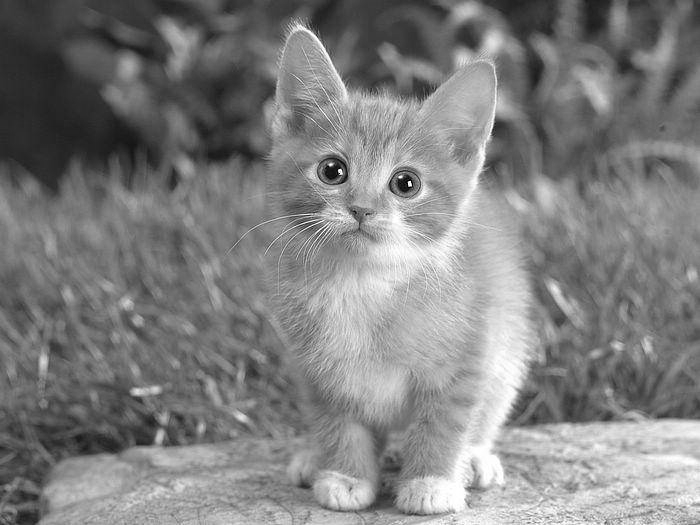
#> input picture Termin2/catG.png, 700 x 525 px
$ python aufgabenblatt2_4.py
#> lines starting #> are read from the running program, lines starting #| are printed output that depends on the picture
#!/usr/bin/env python3
# -*- coding: utf-8 -*-

import numpy as np
import matplotlib.pyplot as plt
from skimage.io import imread, imsave
img = imread("./catG.png")
#> img is the input picture: shape (525, 700); min 0, max 255, mean 128
plt.imshow(img, cmap="Greys_r")

#Aufgabe 4

plt.imshow(np.invert(img), cmap="Greys_r") # invertieren des bildes
plt.imshow(np.flip(img,1),cmap="Greys_r") # horizontales spiegeln des bildes

plt.imshow(img[20:275, 250:500],cmap="Greys_r") # katzenkopf abtrennen
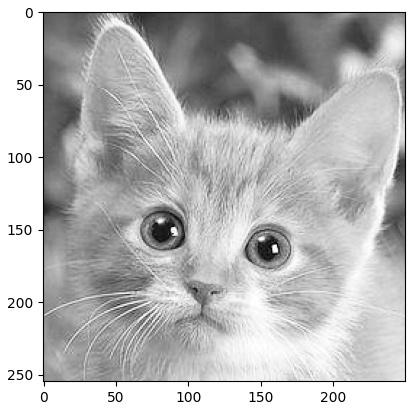
#> figure drawn by matplotlib, 1 panel

$ run again, with Termin2/agri6.png copied over Termin2/catG.png
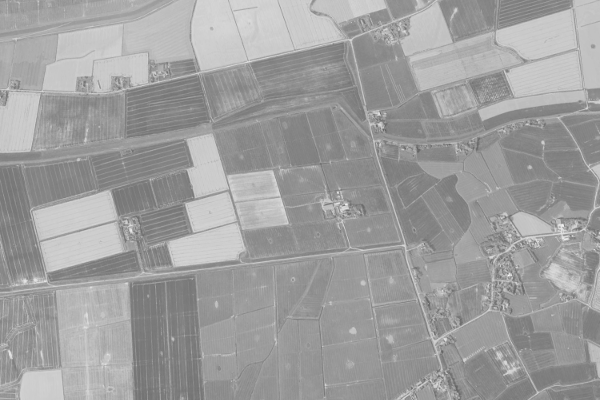
#> input picture Termin2/agri6.png, 600 x 400 px
#> img is the input picture: shape (400, 600); min 98, max 250, mean 158.6
#> `plt.imshow(img[20:275, 250:500],cmap="Greys_r")`:
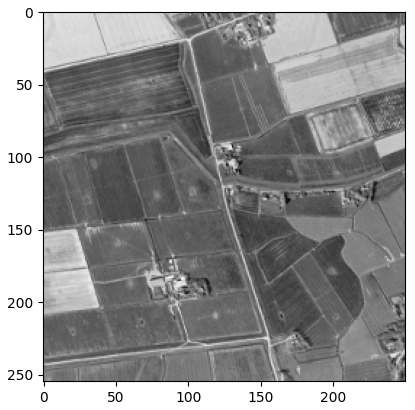
#> figure drawn by matplotlib, 1 panel

$ run again, with Termin2/urban1.png copied over Termin2/catG.png
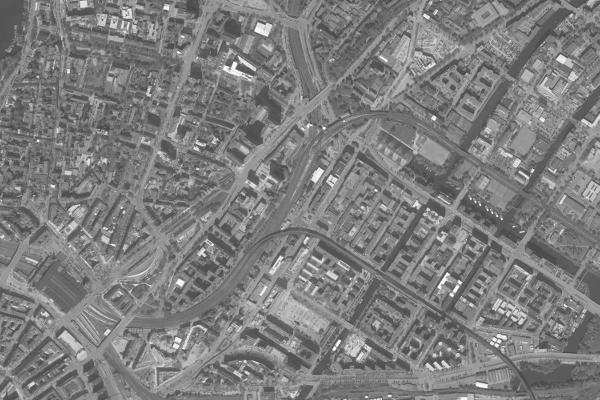
#> input picture Termin2/urban1.png, 600 x 400 px
#> img is the input picture: shape (400, 600); min 70, max 255, mean 126
#> `plt.imshow(img[20:275, 250:500],cmap="Greys_r")`:
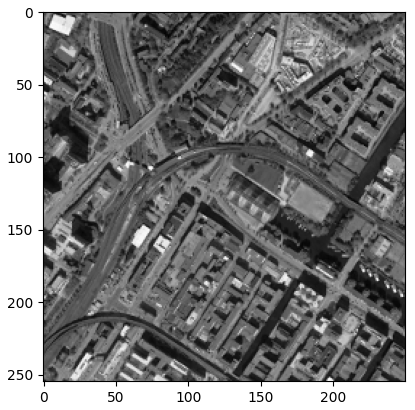
#> figure drawn by matplotlib, 1 panel
